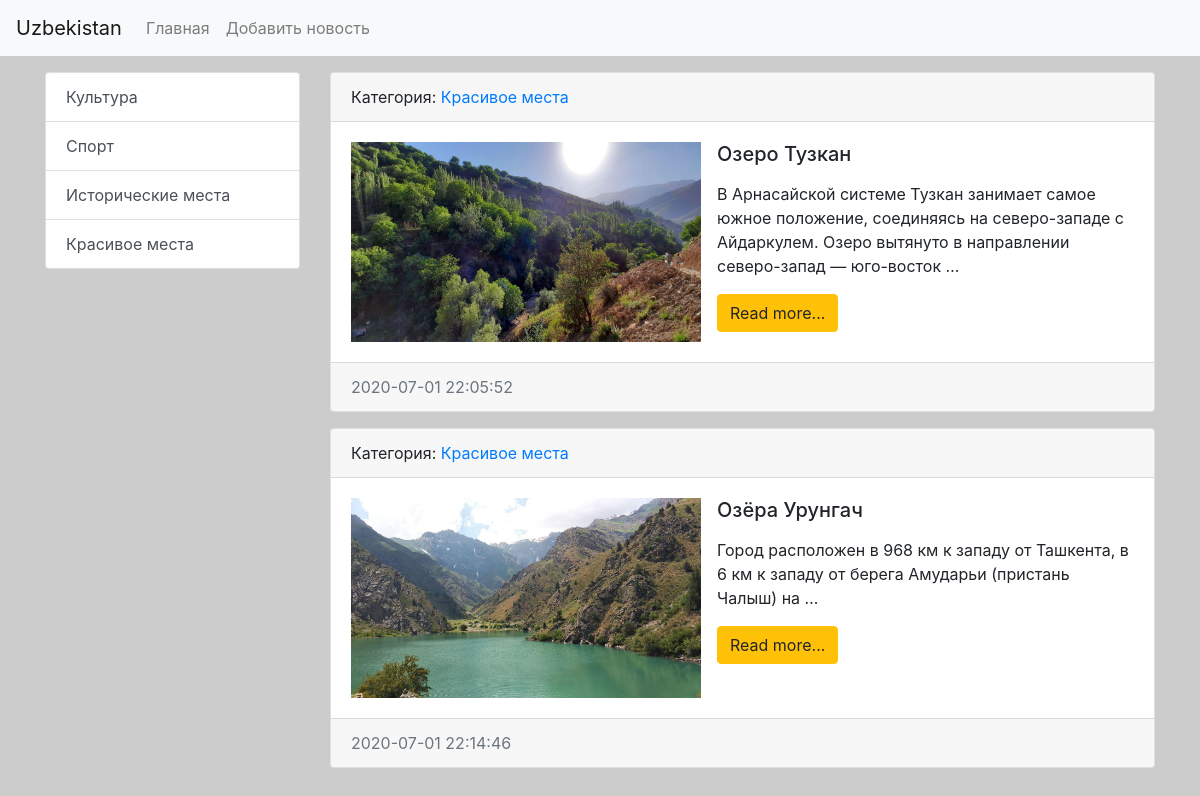
The app's page /category/4/ with its own data.
### news/models.py (models this page shows, shortened)
class Category(models.Model):
    title = models.CharField(max_length=150, db_index=True, verbose_name="name of category")
    def get_absolute_url(self):
        return reverse('category', kwargs={"category_id": self.pk})
    def __str__(self):
        return self.title
    class Meta:
        verbose_name = 'category'
        verbose_name_plural = 'Категории'
        ordering = ['title']

class News(models.Model):
    title = models.CharField(max_length=150)
    content = models.TextField(blank=True)
    created_at = models.DateTimeField(auto_now_add=True)
    updated_at = models.DateTimeField(auto_now=True)
    photo = models.ImageField(upload_to='photos/%Y/%m/%d', blank=True)
    is_published = models.BooleanField(default=True)
    category = models.ForeignKey('Category', on_delete=models.PROTECT)
    views = models.IntegerField(default=0)
    def get_absolute_url(self):
        return reverse('view_news', kwargs={"pk": self.pk})
    class Meta:
        verbose_name = 'Новость'
        verbose_name_plural = 'Новости'
        ordering = ['created_at']

### news/views.py (the view)
# urls.py: path('category/<int:category_id>/', NewsByCategory.as_view(), name='category'),
class NewsByCategory(ListView):
    model = News
    template_name = 'news/home_news_list.html'
    context_object_name = 'news'
    allow_empty = False
    def get_queryset(self):
        return News.objects.filter(category_id=self.kwargs['category_id'], is_published=True)
    def get_context_data(self, *, object_list=None, **kwargs):
        context = super().get_context_data(**kwargs)
        context['title'] = Category.objects.get(pk=self.kwargs['category_id'])
        return context

### news/templatetags/news_tags.py (called while the page is built)
@register.inclusion_tag('news/list_categories.html')
def show_categories(arg1='Hello', arg2='world'):
    categories = Category.objects.annotate(cnt=Count('news')).filter(cnt__gt=0)
    return {"categories": categories, "arg1": arg1, "arg2": arg2 }

### news/templates/news/home_news_list.html (shortened to what this page needs)
{% extends 'base.html' %}
{% block sidebar %}
                  {% include 'inc/_sidebar.html' %}
{% endblock %}
{% block content %}
                {% for item in news  %}
                        <div class="card mb-3">
                  <div class="card-header">
                      Категория: <a href="{{item.category.get_absolute_url }}"> {{ item.category }} </a>
                  </div>
                  <div class="card-body">
                    <div class = "media">
                        {% if item.photo  %}
                        <img src="{{  item.photo.url  }}" alt="" width="350"  height="200" class="mr-3">
                        {% else %}
                        <img src=https://picsum.photos/seed/picsum/350/235 alt="">
                        {% endif %}
                        <div class="media-body">
                            <h5 class="card-title">{{ item.title }}</h5>
                            <p class="card-text">{{ item.content|safe|linebreaks|truncatewords:20 }}</p>
                            <a href="{{ item.get_absolute_url }}" ><button type="button" class="btn btn-warning">Read more...</button></a>
                        </div>
                    </div>
                  </div>
                  <div class="card-footer text-muted">
                    {{ item.created_at|date:"Y-m-d H:i:s" }}
                  </div>
                </div>
                {% endfor  %}
{% endblock %}

### news/templates/news/list_categories.html
<div class="list-group">
        {% for item in categories %}
         <a href="{{ item.get_absolute_url }}" class="list-group-item list-group-item-action">{{ item.title }}</a>
        {% endfor %}
</div>

### mysite/static/css/style.css (style rules this page uses)
body { background-color: #ccc; }

### records on screen
Category: title "Культура"
Category: title "Спорт"
Category: title "Исторические места"
Category: title "Красивое места"
News: category "Красивое места", photo (picture), title "Oзеро Тузкан", content "В Арнасайской системе Тузкан занимает самое южное положение, соединяясь на северо-западе с Айдаркулем. Озеро вытянуто в направлении северо-запад — юго-восток …", created_at "2020-07-01 22:05:52"
News: category "Красивое места", photo (picture), title "Озёра Урунгач", content "Город расположен в 968 км к западу от Ташкента, в 6 км к западу от берега Амударьи (пристань Чалыш) на …", created_at "2020-07-01 22:14:46"
